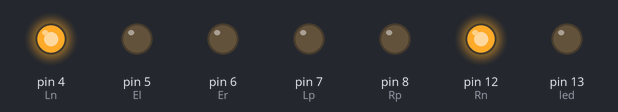
A sketch run on a simulated Arduino Uno, built with avr-gcc and run on an emulated ATmega328P. Shown: output pins drawn as LEDs (lit = HIGH). What the sketch prints to the serial monitor is not drawn.

Above: at 0.18 s.
At 5.1 s:
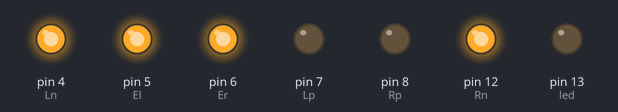
Timing chart, 0 to 6.6 s (numbered marks = the images above):
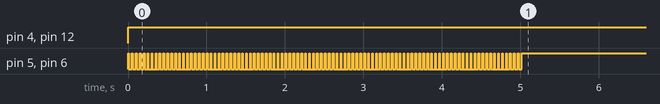

Measured:
- by itself, pin 4 (Ln), pin 12 (Rn): LOW → HIGH at 0.00 s
- by itself, pin 5 (El), pin 6 (Er): alternates HIGH for 0.01 s and LOW for 0.04 s, 201 changes in all, then stays HIGH

The sketch:

SuddenSpeedChange.ino
```cpp
#define Lp 7 //left pin of positive motor
#define Ln 4 // left negative
#define El 5 // Enable pin of left motor
#define Rp 8 //right motor positive pin
#define Rn 12 //pin no of right negative motor
#define Er 6 //Enable pin of right motor. if it is 0 right motor is always off
#define led 13
#define obsSensor 2

int i=0;

void setup()
{
  // put your setup code here, to run once:
  Serial.begin(9600);
  pinMode(obsSensor,INPUT);
  pinMode(Lp,OUTPUT);
  pinMode(Ln,OUTPUT);
  pinMode(El,OUTPUT);
  pinMode(Er,OUTPUT);
  pinMode(Rp,OUTPUT);
  pinMode(Rn,OUTPUT);
  pinMode(led,OUTPUT);
}

void loop()
{

  MotorControl(1,1);

  if(i>=100)
  {
    digitalWrite(El,HIGH);
    digitalWrite(Er,HIGH);
  }

  else
  {
    digitalWrite(El,HIGH);
    digitalWrite(Er,HIGH);
    delay(10);

    digitalWrite(El,LOW);
    digitalWrite(Er,LOW);
    delay(40);
  }

  i++;
  Serial.println(i);
}

void MotorControl(int driveL,int driveR)
{
  switch(driveL)
  {
    case 0:
      digitalWrite(Ln,LOW);
      digitalWrite(Lp,LOW);
      break;
    case 1:
      digitalWrite(Ln,HIGH);
      digitalWrite(Lp,LOW);
      break;
    case 2:
      digitalWrite(Ln,LOW);
      digitalWrite(Lp,HIGH);
      break;
    default:
      break;
  }

  switch(driveR)
  {
    case 0:
      digitalWrite(Rn,LOW);
      digitalWrite(Rp,LOW);
      break;
    case 1:
      digitalWrite(Rn,HIGH);
      digitalWrite(Rp,LOW);
      break;
    case 2:
      digitalWrite(Rn,LOW);
      digitalWrite(Rp,HIGH);
      break;
    default:
      break;
  }

}
```
